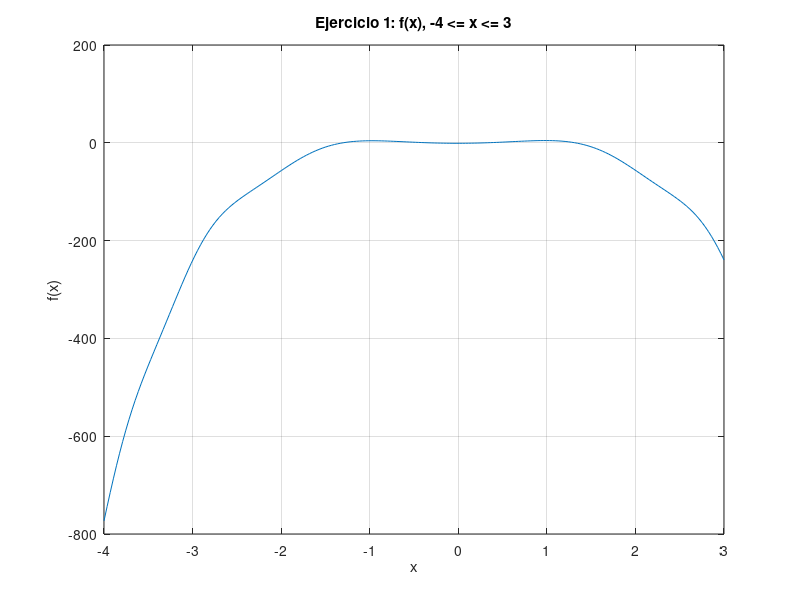
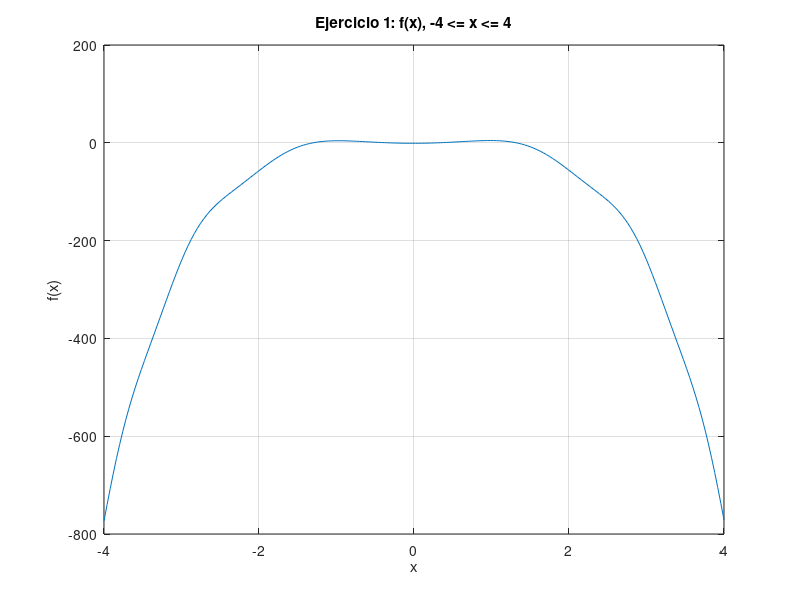
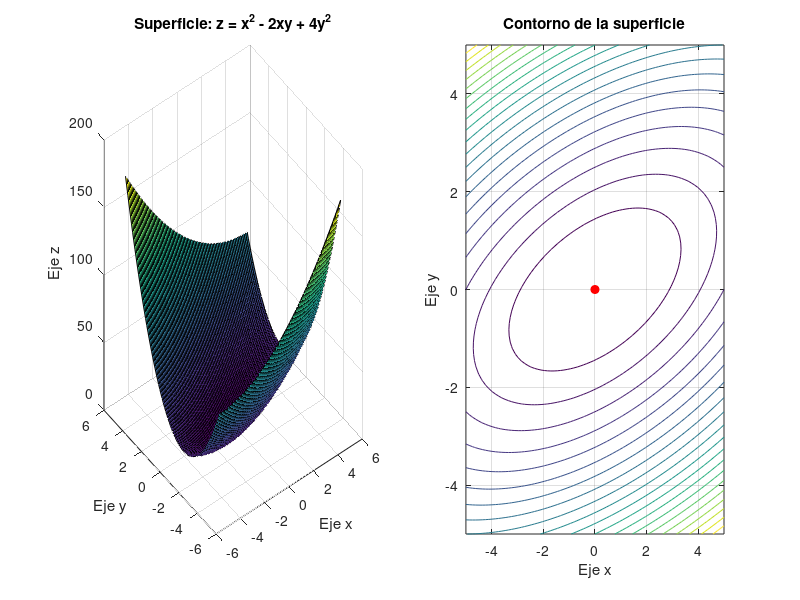
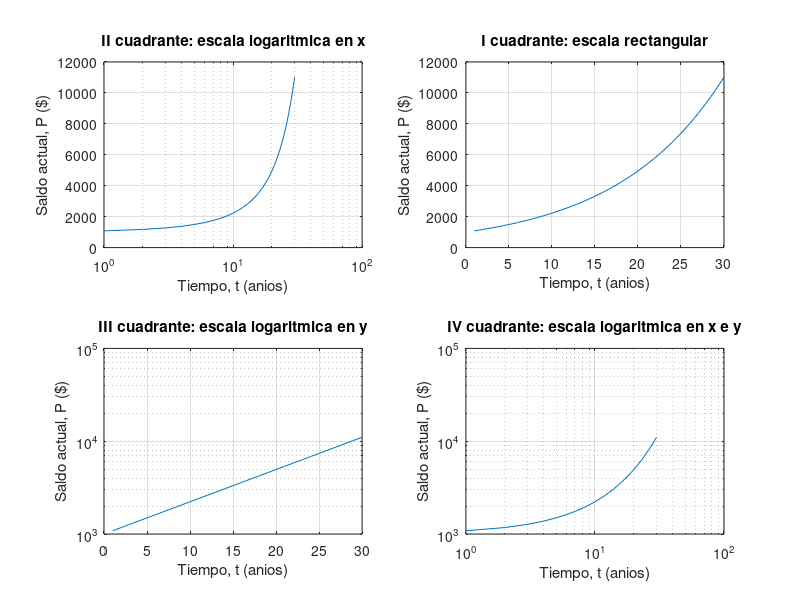

Reproduce these figures in MATLAB, in order.
%% PRACTICA DOMICILIARIA No 3
% MODULO 3: GRAFICOS EN MATLAB

% LINEA DE INICIALIZACION

clear
close all
clc
format short

%%
% Ejercicio 1

% Se hacen dos graficas separadas para la funcion indicada.
% La expresion sin(x.^2) representa sin(x^2), tal como aparece en el enunciado.

x1 = linspace(-4,3,200);
f1 = -3*x1.^4 + 10*sin(x1.^2) - exp(-0.2*x1);

figure(1)
plot(x1,f1,'-')
xlabel('x')
ylabel('f(x)')
title('Ejercicio 1: f(x), -4 <= x <= 3')
grid on

x2 = linspace(-4,4,200);
f2 = -3*x2.^4 + 10*sin(x2.^2) - exp(-0.2*x2);

figure(2)
plot(x2,f2,'-')
xlabel('x')
ylabel('f(x)')
title('Ejercicio 1: f(x), -4 <= x <= 4')
grid on

%%
% Ejercicio 2

% Se obtiene la superficie y el contorno de:
% z = x^2 - 2xy + 4y^2
% Esta funcion tiene un minimo en x = 0, y = 0, donde z = 0.

x = linspace(-5,5,80);
y = linspace(-5,5,80);
[X,Y] = meshgrid(x,y);
Z = X.^2 - 2*X.*Y + 4*Y.^2;

figure(3)
subplot(1,2,1)
surf(X,Y,Z)
hold on
plot3(0,0,0,'ro','MarkerFaceColor','r')
hold off
xlabel('Eje x')
ylabel('Eje y')
zlabel('Eje z')
title('Superficie: z = x^2 - 2xy + 4y^2')
grid on

subplot(1,2,2)
contour(X,Y,Z,20)
hold on
plot(0,0,'ro','MarkerFaceColor','r')
hold off
xlabel('Eje x')
ylabel('Eje y')
title('Contorno de la superficie')
grid on

% Se muestra el valor minimo en la ventana de comandos.

z_min = 0^2 - 2*0*0 + 4*0^2;

disp('Ejercicio 2: minimo de la funcion')
disp('El minimo ocurre en x = 0, y = 0')
disp('Valor de z en el minimo:')
disp(z_min)

%%
% Ejercicio 3

% Se calcula el crecimiento del saldo con interes compuesto continuamente:
% P = P0*exp(r*t)

P0 = 1000;
r = 0.08;
t = 1:30;

P = P0*exp(r*t);

% Se elabora una tabla numerica usando una matriz de dos columnas.
% Primera columna: tiempo en anios
% Segunda columna: saldo actual

Tabla = [t' P'];

disp('Ejercicio 3: tabla de saldo al final de cada anio')
disp('     Anio        Saldo')
disp(Tabla)

% Se crean cuatro subgraficas en una sola ventana.
% Se ubican segun cuadrantes cartesianos:
% I arriba derecha, II arriba izquierda, III abajo izquierda, IV abajo derecha.

figure(4)

subplot(2,2,2)
plot(t,P,'-')
xlabel('Tiempo, t (anios)')
ylabel('Saldo actual, P ($)')
title('I cuadrante: escala rectangular')
grid on

subplot(2,2,1)
semilogx(t,P,'-')
xlabel('Tiempo, t (anios)')
ylabel('Saldo actual, P ($)')
title('II cuadrante: escala logaritmica en x')
grid on

subplot(2,2,3)
semilogy(t,P,'-')
xlabel('Tiempo, t (anios)')
ylabel('Saldo actual, P ($)')
title('III cuadrante: escala logaritmica en y')
grid on

subplot(2,2,4)
loglog(t,P,'-')
xlabel('Tiempo, t (anios)')
ylabel('Saldo actual, P ($)')
title('IV cuadrante: escala logaritmica en x e y')
grid on

%%
% Ejercicio 4

% Se analiza la funcion de oscilacion amortiguada:
% z(t) = exp(-t/tau)*sin(2*t)
% Variable x: tiempo t
% Variable y: tau

t = linspace(0,15,150);
tau = linspace(0.5,10,150);
[T,TAU] = meshgrid(t,tau);

Z = exp(-T./TAU).*sin(2*T);

figure(5)
subplot(1,2,1)
surf(T,TAU,Z)
xlabel('Tiempo, t (s)')
ylabel('Constante de tiempo, tau (s)')
zlabel('z(t)')
title('Superficie de oscilacion amortiguada')
grid on

subplot(1,2,2)
contour(T,TAU,Z,20)
xlabel('Tiempo, t (s)')
ylabel('Constante de tiempo, tau (s)')
title('Contorno de oscilacion amortiguada')
grid on

%%
% Ejercicio 5

% Se construye una grafica de superficie 3D con mesh para:
% z = -cos(2R)/exp(0.2R), donde R = sqrt(x^2 + y^2)

x = linspace(-5,5,100);
y = linspace(-5,5,100);
[X,Y] = meshgrid(x,y);

R = sqrt(X.^2 + Y.^2);
Z = -cos(2*R)./exp(0.2*R);

figure(6)
mesh(X,Y,Z)
xlabel('Eje x')
ylabel('Eje y')
zlabel('Eje z')
title('Ejercicio 5: grafica mesh de z = -cos(2R)/e^{0.2R}')
grid on
